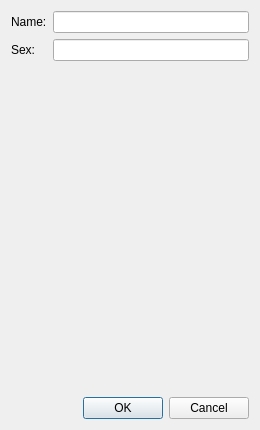
<?xml version="1.0" encoding="UTF-8"?>
<ui version="4.0">
 <class>AddPlayer</class>
 <widget class="QDialog" name="AddPlayer">
  <property name="geometry">
   <rect>
    <x>0</x>
    <y>0</y>
    <width>260</width>
    <height>430</height>
   </rect>
  </property>
  <property name="sizePolicy">
   <sizepolicy hsizetype="Fixed" vsizetype="Fixed">
    <horstretch>0</horstretch>
    <verstretch>0</verstretch>
   </sizepolicy>
  </property>
  <property name="minimumSize">
   <size>
    <width>260</width>
    <height>430</height>
   </size>
  </property>
  <property name="maximumSize">
   <size>
    <width>260</width>
    <height>430</height>
   </size>
  </property>
  <property name="windowTitle">
   <string>New Mafia Player</string>
  </property>
  <layout class="QGridLayout" name="gridLayout">
   <item row="0" column="0">
    <widget class="QLabel" name="nameLabel">
     <property name="text">
      <string>Name:</string>
     </property>
    </widget>
   </item>
   <item row="0" column="1">
    <widget class="QLineEdit" name="nameEdit"/>
   </item>
   <item row="1" column="0">
    <widget class="QLabel" name="sexLabel">
     <property name="text">
      <string>Sex:</string>
     </property>
    </widget>
   </item>
   <item row="1" column="1">
    <widget class="QLineEdit" name="sexEdit"/>
   </item>
   <item row="3" column="1">
    <widget class="QDialogButtonBox" name="buttonBox">
     <property name="orientation">
      <enum>Qt::Horizontal</enum>
     </property>
     <property name="standardButtons">
      <set>QDialogButtonBox::Cancel|QDialogButtonBox::Ok</set>
     </property>
    </widget>
   </item>
   <item row="2" column="0" colspan="2">
    <spacer name="verticalSpacer">
     <property name="orientation">
      <enum>Qt::Vertical</enum>
     </property>
     <property name="sizeHint" stdset="0">
      <size>
       <width>20</width>
       <height>40</height>
      </size>
     </property>
    </spacer>
   </item>
  </layout>
 </widget>
 <resources/>
 <connections>
  <connection>
   <sender>buttonBox</sender>
   <signal>accepted()</signal>
   <receiver>AddPlayer</receiver>
   <slot>accept()</slot>
   <hints>
    <hint type="sourcelabel">
     <x>248</x>
     <y>254</y>
    </hint>
    <hint type="destinationlabel">
     <x>157</x>
     <y>274</y>
    </hint>
   </hints>
  </connection>
  <connection>
   <sender>buttonBox</sender>
   <signal>rejected()</signal>
   <receiver>AddPlayer</receiver>
   <slot>reject()</slot>
   <hints>
    <hint type="sourcelabel">
     <x>316</x>
     <y>260</y>
    </hint>
    <hint type="destinationlabel">
     <x>286</x>
     <y>274</y>
    </hint>
   </hints>
  </connection>
 </connections>
</ui>
